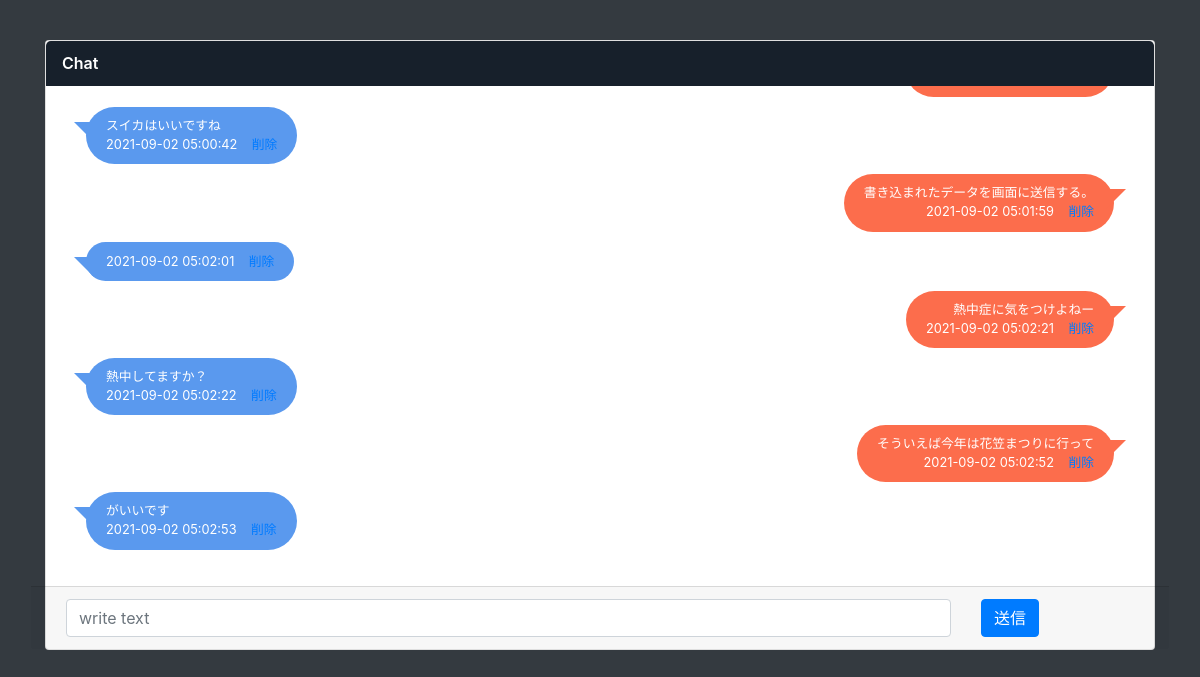
The page / on the database its author committed.
### main.py (models this page shows)
class Chat(db.Model):
    __tablename__ = 'chats'
    id = db.Column(db.Integer, primary_key=True)
    content = db.Column(db.String(200), nullable=False)
    type = db.Column(db.String(200), nullable=True)
    date_created = db.Column(db.DateTime, default=datetime.utcnow)

### main.py (the view)
@app.route('/', methods=['POST', 'GET'])
def index():
    global flag, task_content
    if request.method == 'POST':
        task_content = request.form['content']
        task_type = request.form['type']
        if request.form['flag'] == 'True':
            flag = True
        else:
            flag = False
        new_task = Chat(content=task_content, type=task_type)
        try:
            db.session.add(new_task)
            db.session.commit()
        except:
            return "Not seld message yet, try again."
        return redirect('/')
    else:
        tasks = Chat.query.order_by(Chat.date_created).all()
        return render_template('index.html', tasks=tasks, flag=flag, task_content=task_content)

### templates/index.html (shortened to what this page needs)
<!DOCTYPE html>
<html lang="en">
<head>
    <link href="https://stackpath.bootstrapcdn.com/bootstrap/4.4.1/css/bootstrap.min.css" rel="stylesheet"
>
    <link rel="stylesheet" href="{{ url_for('static', filename='css/main.css') }}">
</head>
<body class="bg-dark">
    <div class="container content">
        <div class="card">
            <div class="card-header">Chat</div>
            <div class="card-body" style="overflow: scroll;height: 500px;" id="target">
                <ul class="chat-list">
                    {% if tasks|length < 1 %} <h4 style="text-align: center">つぶやいてみよう！！！</h4>
                        {% else %}
                        {% for task in tasks %}
                        <li class="{{ task.type }}">
                            <div class="chat-body">
                                <div class="chat-message">
                                    <p>{{ task.content }}</p>
                                    {{ task.date_created.replace(microsecond = 0) }} &nbsp;&nbsp;
                                    <a href="/delete/{{task.id}}">削除</a>
                                </div>
                            </div>
                        </li>
                        {% endfor %}
                        {% endif %}
                </ul>
            </div>
            <form action="/" method="post" class="row card-footer">
                <div class="col-10">
                    <input type="text" name="content" id="content" class="form-control" placeholder="write text">
                </div>
                <div class="col-2">
                    <input type="submit" value="送信" class="btn btn-primary">
                </div>
            </form>
        </div>
    </div>
</body>
</html>

### static/css/main.css (style rules this page uses)
body { background:#eee; }
.chat-list { padding: 0; font-size: .8rem; }
.card .card-header:first-child { -webkit-border-radius: 0.3rem 0.3rem 0 0; -moz-border-radius: 0.3rem 0.3rem 0 0; border-radius: 0.3rem 0.3rem 0 0; }
.card .card-header { background: #17202b; border: 0; font-size: 1rem; padding: .65rem 1rem; position: relative; font-weight: 600; color: #ffffff; }
.content { margin-top:40px; }

### rows shown on the page
Chat: content "スイカはいいですね", date_created.replace "2021-09-02 05:00:42"
Chat: content "書き込まれたデータを画面に送信する。", date_created.replace "2021-09-02 05:01:59"
Chat: date_created.replace "2021-09-02 05:02:01"
Chat: content "熱中症に気をつけよねー", date_created.replace "2021-09-02 05:02:21"
Chat: content "熱中してますか？", date_created.replace "2021-09-02 05:02:22"
Chat: content "そういえば今年は花笠まつりに行って", date_created.replace "2021-09-02 05:02:52"
Chat: content "がいいです", date_created.replace "2021-09-02 05:02:53"
